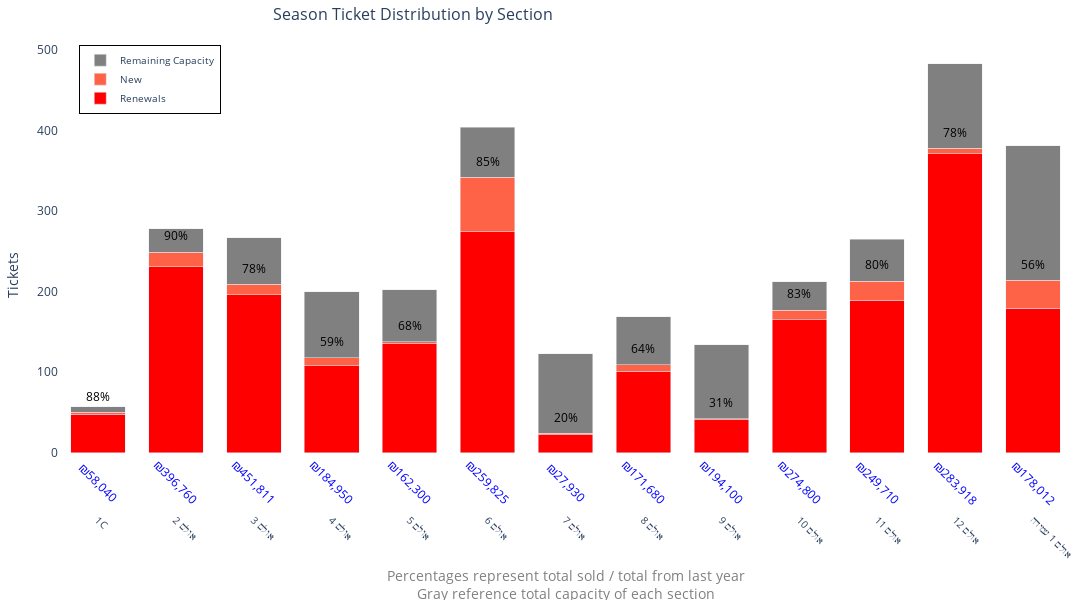

The notebook cell saved with this chart:
### Code cell
def distributed_by_area(perc, presentation_order, st_2425, area_mapper):
    # SMALL CHANGE WITHOUT GALLERIES
    perc = perc[~perc['area'].isin(['גלריה 2', 'גלריה 6'])]
    st_2425 = st_2425[~st_2425['area'].isin(['גלריה 2', 'גלריה 6'])]

    # Prepare last year tickets
    last_year_tickets = (
        st_2425[st_2425['price'] > 0]
        .groupby('area')
        .size()
        .reset_index(name='last_year_tickets')
    )

    # Mark renewals
    perc['is_renew'] = perc['client_number'].isin(st_2425['client_number'])

    # Mark new members
    perc['is_new'] = ~perc['is_renew']

    stats_by_Court = (
        perc.groupby('area')
            .agg(
                Season_Tickets_Renew=('is_renew', 'sum'),
                Season_Tickets_New=('is_new', 'sum'),
                Total_Price=('price', 'sum')
            )
            .reset_index()
    )

    stats_by_Court['area_velocity'] = stats_by_Court[['Season_Tickets_Renew', 'Season_Tickets_New']].sum(axis=1)
    stats_by_Court['presentation_order'] = stats_by_Court['area'].map(presentation_order)
    stats_by_Court = stats_by_Court.sort_values(by='presentation_order')

    # CHANGED FROM LEFT TO INNER JOIN
    stats_by_Court = stats_by_Court.merge(last_year_tickets, on='area', how='inner')
    stats_by_Court = stats_by_Court[stats_by_Court['area_velocity'] > 0]

    stats_by_Court['remaining_capacity'] = stats_by_Court['last_year_tickets'] - stats_by_Court['area_velocity']
    stats_by_Court['fixed_remaining_capacity'] = np.maximum(stats_by_Court['remaining_capacity'], 0)
    stats_by_Court['ratio_capacity'] = stats_by_Court['area_velocity'] / stats_by_Court['last_year_tickets']
    stats_by_Court['ratio_capacity'] = np.minimum(stats_by_Court['ratio_capacity'], 1).fillna(1)
    stats_by_Court['ratio_capacity_percent'] = (stats_by_Court['ratio_capacity'] * 100).round().fillna(0)

    stats_by_Court['total_tickets'] = stats_by_Court['area_velocity'] + stats_by_Court['fixed_remaining_capacity']

    # Map area names back to Hebrew for plot
    reverse_area_mapper = {v: k for k, v in area_mapper.items()}
    stats_by_Court['area_he'] = stats_by_Court['area'].map(reverse_area_mapper).fillna(stats_by_Court['area'])

    # Override specific values
    stats_by_Court.loc[stats_by_Court['area'] == 'Court_1S', 'area_he'] = 'אולם 1 עמידה'
    stats_by_Court.loc[stats_by_Court['area'] == 'Court_1C', 'area_he'] = '1C'

    # Hover texts
    stats_by_Court['Season_Tickets_Renew_hover_text'] = stats_by_Court.apply(lambda x: f"{x['Season_Tickets_Renew']} Tickets<br>({x['Season_Tickets_Renew']/x['total_tickets']:.2%})", axis=1)
    stats_by_Court['Season_Tickets_New_hover_text'] = stats_by_Court.apply(lambda x: f"{x['Season_Tickets_New']} Tickets<br>({x['Season_Tickets_New']/x['total_tickets']:.2%})", axis=1)
    stats_by_Court['remaining_capacity_hover_text'] = stats_by_Court.apply(lambda x: f"{x['fixed_remaining_capacity']} Tickets<br>({x['fixed_remaining_capacity']/x['total_tickets']:.2%})", axis=1)

    # Plot
    fig = go.Figure()

    fig.add_trace(go.Bar(
        x=stats_by_Court['area_he'],
        y=stats_by_Court['Season_Tickets_Renew'],
        name='Renewals',
        marker_color='red',
        hovertext=stats_by_Court['Season_Tickets_Renew_hover_text'],
        hoverinfo='text'
    ))

    fig.add_trace(go.Bar(
        x=stats_by_Court['area_he'],
        y=stats_by_Court['Season_Tickets_New'],
        name='New',
        marker_color='tomato',
        hovertext=stats_by_Court['Season_Tickets_New_hover_text'],
        hoverinfo='text'
    ))

    fig.add_trace(go.Bar(
        x=stats_by_Court['area_he'],
        y=stats_by_Court['fixed_remaining_capacity'],
        name='Remaining Capacity',
        marker_color='grey',
        base=stats_by_Court['area_velocity'],
        hovertext=stats_by_Court['remaining_capacity_hover_text'],
        hoverinfo='text'
    ))

    fig.update_layout(
        title=dict(text='Season Ticket Distribution by Section', font=dict(size=16)),
        xaxis=dict(title='', tickangle=45, title_font=dict(size=14), tickfont=dict(size=10), constrain='domain'),
        yaxis=dict(title='Tickets', title_font=dict(size=14), tickfont=dict(size=12), range=[0, None]),
        barmode='stack',
        bargap=0.3,
        legend=dict(
            x=0.02,  # near the left
            y=0.99,  # top
            bordercolor="Black",
            borderwidth=1,
            font=dict(size=10)
        ),
        margin=dict(l=20, r=20, t=40, b=80),
        width=1200,
        height=600,
        plot_bgcolor='white',
        paper_bgcolor='white',
        title_x=0.25
    )

    # % sold annotations
    for area_he, pct, y1, y2 in zip(stats_by_Court['area_he'], stats_by_Court['ratio_capacity_percent'],
                                    stats_by_Court['Season_Tickets_Renew'], stats_by_Court['Season_Tickets_New']):
        total_height = y1 + y2
        fig.add_annotation(
            x=area_he,
            y=total_height + 20,
            text=f"{int(pct)}%",
            showarrow=False,
            font=dict(size=12, color="black"),
            align='center'
        )

    # ₪ revenue annotations
    for area_he, revenue in zip(stats_by_Court['area_he'], stats_by_Court['Total_Price']):
        fig.add_annotation(
            x=area_he,
            y=0,
            text=f"₪{int(revenue):,}",
            showarrow=False,
            yshift=-30,
            font=dict(size=12, color="blue"),
            textangle=45
        )

    fig.add_annotation(
        text="Percentages represent total sold / total from last year<br>Gray reference total capacity of each section",
        xref="paper", yref="paper", x=0.5, y=-0.2,
        showarrow=False, font=dict(size=14, color="grey"), align="center"
    )

    fig.show()

    return stats_by_Court

# Example usage
distributed_by_area(perc, presentation_order, st_2425, area_mapper)

### Figure 1 — Plotly figure (JSON) as saved in the notebook; plotly's stock layout.template omitted (floating-point values rounded to 4 significant figures)
{"data": [{"hoverinfo": "text", "hovertext": ["48 Tickets<br>(84.21%)", "231 Tickets<br>(83.09%)", "196 Tickets<br>(73.41%)", "108 Tickets<br>(54.00%)", "136 Tickets<br>(67.33%)", "274 Tickets<br>(67.82%)", "22 Tickets<br>(17.89%)", "101 Tickets<br>(59.76%)", "41 Tickets<br>(30.60%)", "165 Tickets<br>(77.83%)", "189 Tickets<br>(71.32%)", "371 Tickets<br>(76.81%)", "179 Tickets<br>(46.98%)"], "marker": {"color": "red"}, "name": "Renewals", "type": "bar", "x": ["1C", "אולם 2", "אולם 3", "אולם 4", "אולם 5", "אולם 6", "אולם 7", "אולם 8", "אולם 9", "אולם 10", "אולם 11", "12 אולם", "אולם 1 עמידה "], "y": [48, 231, 196, 108, 136, 274, 22, 101, 41, 165, 189, 371, 179]}, {"hoverinfo": "text", "hovertext": ["2 Tickets<br>(3.51%)", "18 Tickets<br>(6.47%)", "13 Tickets<br>(4.87%)", "10 Tickets<br>(5.00%)", "2 Tickets<br>(0.99%)", "68 Tickets<br>(16.83%)", "2 Tickets<br>(1.63%)", "8 Tickets<br>(4.73%)", "1 Tickets<br>(0.75%)", "12 Tickets<br>(5.66%)", "24 Tickets<br>(9.06%)", "7 Tickets<br>(1.45%)", "35 Tickets<br>(9.19%)"], "marker": {"color": "tomato"}, "name": "New", "type": "bar", "x": ["1C", "אולם 2", "אולם 3", "אולם 4", "אולם 5", "אולם 6", "אולם 7", "אולם 8", "אולם 9", "אולם 10", "אולם 11", "12 אולם", "אולם 1 עמידה "], "y": [2, 18, 13, 10, 2, 68, 2, 8, 1, 12, 24, 7, 35]}, {"base": [50, 249, 209, 118, 138, 342, 24, 109, 42, 177, 213, 378, 214], "hoverinfo": "text", "hovertext": ["7 Tickets<br>(12.28%)", "29 Tickets<br>(10.43%)", "58 Tickets<br>(21.72%)", "82 Tickets<br>(41.00%)", "64 Tickets<br>(31.68%)", "62 Tickets<br>(15.35%)", "99 Tickets<br>(80.49%)", "60 Tickets<br>(35.50%)", "92 Tickets<br>(68.66%)", "35 Tickets<br>(16.51%)", "52 Tickets<br>(19.62%)", "105 Tickets<br>(21.74%)", "167 Tickets<br>(43.83%)"], "marker": {"color": "grey"}, "name": "Remaining Capacity", "type": "bar", "x": ["1C", "אולם 2", "אולם 3", "אולם 4", "אולם 5", "אולם 6", "אולם 7", "אולם 8", "אולם 9", "אולם 10", "אולם 11", "12 אולם", "אולם 1 עמידה "], "y": [7, 29, 58, 82, 64, 62, 99, 60, 92, 35, 52, 105, 167]}], "layout": {"annotations": [{"align": "center", "font": {"color": "black", "size": 12}, "showarrow": false, "text": "88%", "x": "1C", "y": 70}, {"align": "center", "font": {"color": "black", "size": 12}, "showarrow": false, "text": "90%", "x": "אולם 2", "y": 269}, {"align": "center", "font": {"color": "black", "size": 12}, "showarrow": false, "text": "78%", "x": "אולם 3", "y": 229}, {"align": "center", "font": {"color": "black", "size": 12}, "showarrow": false, "text": "59%", "x": "אולם 4", "y": 138}, {"align": "center", "font": {"color": "black", "size": 12}, "showarrow": false, "text": "68%", "x": "אולם 5", "y": 158}, {"align": "center", "font": {"color": "black", "size": 12}, "showarrow": false, "text": "85%", "x": "אולם 6", "y": 362}, {"align": "center", "font": {"color": "black", "size": 12}, "showarrow": false, "text": "20%", "x": "אולם 7", "y": 44}, {"align": "center", "font": {"color": "black", "size": 12}, "showarrow": false, "text": "64%", "x": "אולם 8", "y": 129}, {"align": "center", "font": {"color": "black", "size": 12}, "showarrow": false, "text": "31%", "x": "אולם 9", "y": 62}, {"align": "center", "font": {"color": "black", "size": 12}, "showarrow": false, "text": "83%", "x": "אולם 10", "y": 197}, {"align": "center", "font": {"color": "black", "size": 12}, "showarrow": false, "text": "80%", "x": "אולם 11", "y": 233}, {"align": "center", "font": {"color": "black", "size": 12}, "showarrow": false, "text": "78%", "x": "12 אולם", "y": 398}, {"align": "center", "font": {"color": "black", "size": 12}, "showarrow": false, "text": "56%", "x": "אולם 1 עמידה ", "y": 234}, {"font": {"color": "blue", "size": 12}, "showarrow": false, "text": "₪58,040", "textangle": 45, "x": "1C", "y": 0, "yshift": -30}, {"font": {"color": "blue", "size": 12}, "showarrow": false, "text": "₪396,760", "textangle": 45, "x": "אולם 2", "y": 0, "yshift": -30}, {"font": {"color": "blue", "size": 12}, "showarrow": false, "text": "₪451,811", "textangle": 45, "x": "אולם 3", "y": 0, "yshift": -30}, {"font": {"color": "blue", "size": 12}, "showarrow": false, "text": "₪184,950", "textangle": 45, "x": "אולם 4", "y": 0, "yshift": -30}, {"font": {"color": "blue", "size": 12}, "showarrow": false, "text": "₪162,300", "textangle": 45, "x": "אולם 5", "y": 0, "yshift": -30}, {"font": {"color": "blue", "size": 12}, "showarrow": false, "text": "₪259,825", "textangle": 45, "x": "אולם 6", "y": 0, "yshift": -30}, {"font": {"color": "blue", "size": 12}, "showarrow": false, "text": "₪27,930", "textangle": 45, "x": "אולם 7", "y": 0, "yshift": -30}, {"font": {"color": "blue", "size": 12}, "showarrow": false, "text": "₪171,680", "textangle": 45, "x": "אולם 8", "y": 0, "yshift": -30}, {"font": {"color": "blue", "size": 12}, "showarrow": false, "text": "₪194,100", "textangle": 45, "x": "אולם 9", "y": 0, "yshift": -30}, {"font": {"color": "blue", "size": 12}, "showarrow": false, "text": "₪274,800", "textangle": 45, "x": "אולם 10", "y": 0, "yshift": -30}, {"font": {"color": "blue", "size": 12}, "showarrow": false, "text": "₪249,710", "textangle": 45, "x": "אולם 11", "y": 0, "yshift": -30}, {"font": {"color": "blue", "size": 12}, "showarrow": false, "text": "₪283,918", "textangle": 45, "x": "12 אולם", "y": 0, "yshift": -30}, {"font": {"color": "blue", "size": 12}, "showarrow": false, "text": "₪178,012", "textangle": 45, "x": "אולם 1 עמידה ", "y": 0, "yshift": -30}, {"align": "center", "font": {"color": "grey", "size": 14}, "showarrow": false, "text": "Percentages represent total sold / total from last year<br>Gray reference total capacity of each section", "x": 0.5, "xref": "paper", "y": -0.2, "yref": "paper"}], "bargap": 0.3, "barmode": "stack", "height": 600, "legend": {"bordercolor": "Black", "borderwidth": 1, "font": {"size": 10}, "x": 0.02, "y": 0.99}, "margin": {"b": 80, "l": 20, "r": 20, "t": 40}, "paper_bgcolor": "white", "plot_bgcolor": "white", "title": {"font": {"size": 16}, "text": "Season Ticket Distribution by Section", "x": 0.25}, "width": 1200, "xaxis": {"constrain": "domain", "tickangle": 45, "tickfont": {"size": 10}, "title": {"font": {"size": 14}, "text": ""}}, "yaxis": {"range": [0, null], "tickfont": {"size": 12}, "title": {"font": {"size": 14}, "text": "Tickets"}}}}
